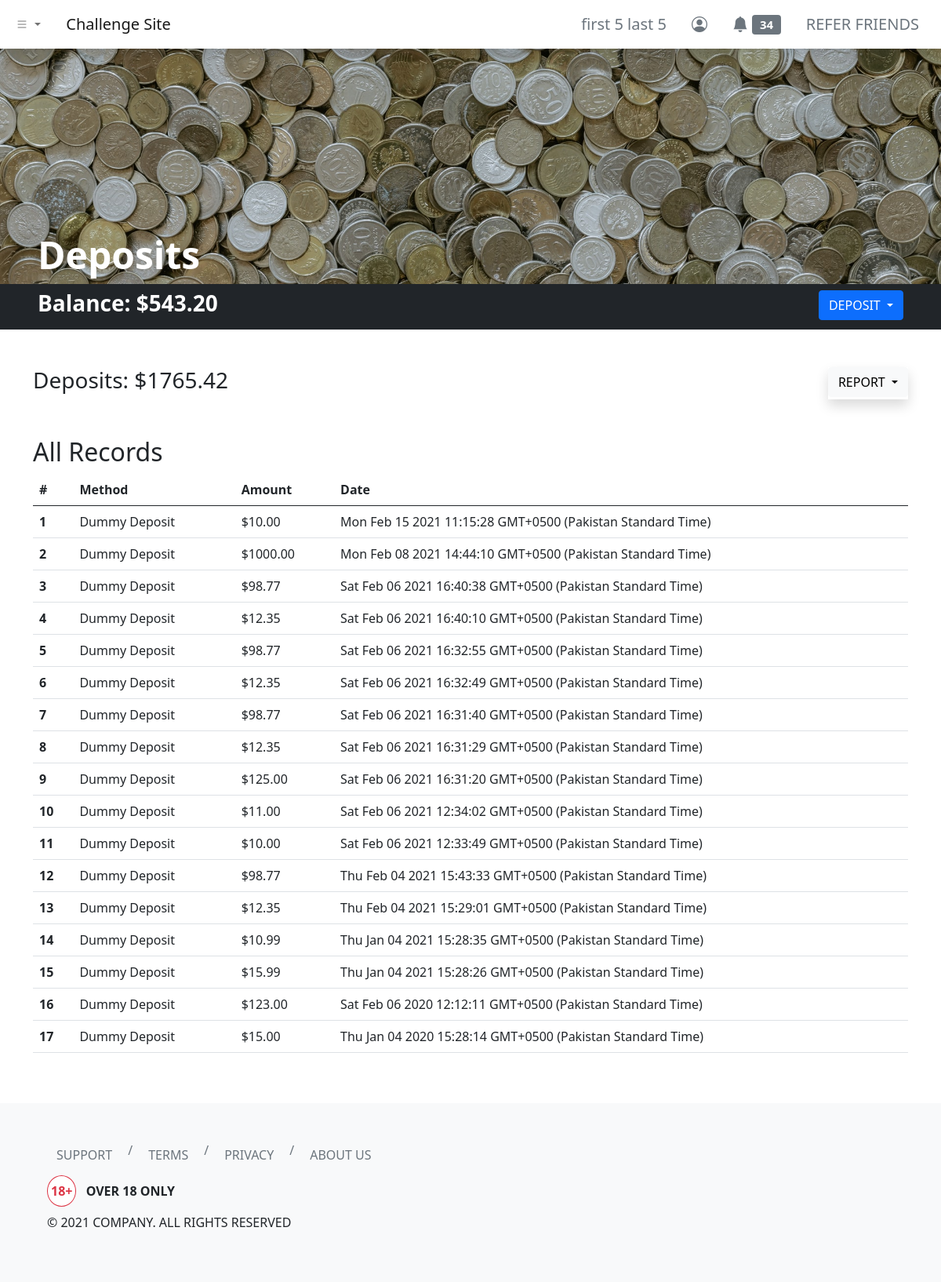
/dashboard/deposits/index.php (signed in), run on an earlier commit of the app's database.
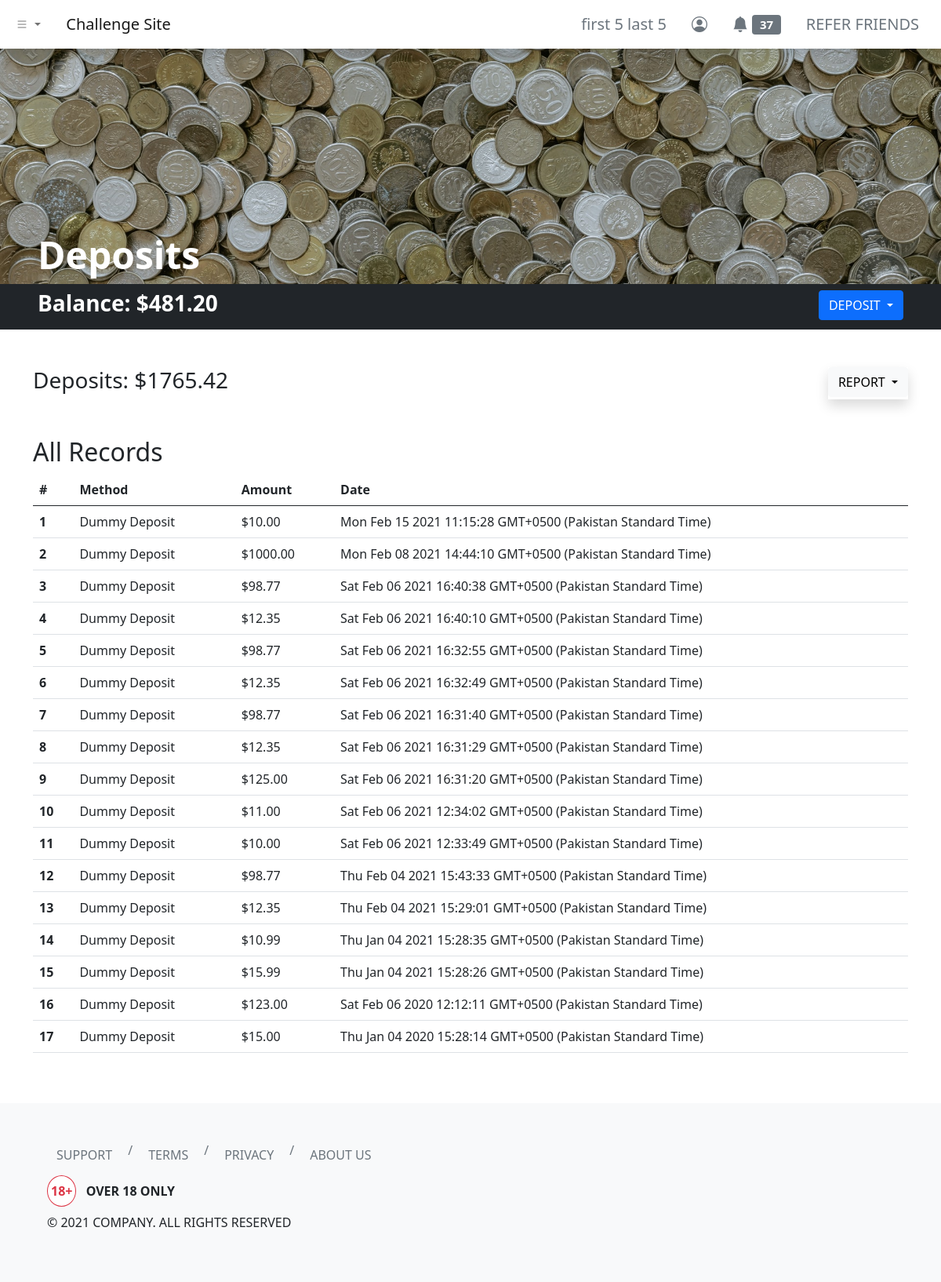
And on a later commit of the database.
### tables this page shows
CREATE TABLE `users` (
  `id` int(11) NOT NULL,
  `username` varchar(255) NOT NULL,
  `first_name` varchar(255) NOT NULL,
  `last_name` varchar(255) NOT NULL,
  `email` varchar(255) NOT NULL,
  `user_password` varchar(255) NOT NULL,
  `balance` decimal(65,30) UNSIGNED NOT NULL DEFAULT 0.000000000000000000000000000000,
  `skill_points` int(11) NOT NULL
);

### dashboard/deposits/index.php (the view, shortened to what the changed rows need)
<?php
include '../../header.php';
?>
<link rel="stylesheet" href="./index.css">
<div class="hero bg-dark d-flex align-items-end px-5">
    <h1 class="text-white display-5 fw-bold">Deposits</h1>
</div>
<div class="container-fluid bg-dark py-2 px-5">
    <div class="row">
        <div class="col d-flex justify-content-between">
            <h3 class="text-white fw-bold">Balance:
                <?php
                include_once '../../php-apis/db-config.php';
                $user_id = $_SESSION['id'];
                $sql3 = "SELECT * FROM users WHERE id=$user_id";
                $result3 = mysqli_query($conn, $sql3);
                if (mysqli_num_rows($result3) > 0) {
                    while ($row3 = mysqli_fetch_assoc($result3)) {
                        echo '$' . number_format($row3['balance'], 2, '.', '');
                    }
                } else {
                    header("Location: ../../php-apis/logout.php");
                    die();
                }
                ?>
            </h3>
            <div class="dropdown">
                <button class="btn btn-primary dropdown-toggle text-uppercase" type="button" data-bs-toggle="dropdown" aria-expanded="false">
                </button>
            </div>
        </div>
    </div>
</div>
<div class="container my-5">
    <div class="row">
        <div class="col">
            <h2 class="text-capitalize"><?php echo (isset($_GET['report-filter']) && !empty($_GET['report-filter'])) ? (str_replace("-", " ", mysqli_real_escape_string($conn, clean_input($_GET['report-filter'])))) : ("All") ?> Records</h2>
            <table class="table">
                <thead>
                    <tr>
                        <th scope="col">#</th>
                        <th scope="col">Method</th>
                        <th scope="col">Amount</th>
                        <th scope="col">Date</th>
                    </tr>
                </thead>
                <tbody>
                    <?php
                    if (isset($_GET['report-filter']) && !empty($_GET['report-filter'])) {
                        $reportFilter = mysqli_real_escape_string($conn, clean_input($_GET["report-filter"]));
                        switch ($reportFilter) {
                            case "current-month":
                                $sql2 = "SELECT * FROM deposit_log WHERE MONTH(server_timestamp) = MONTH(CURRENT_DATE()) AND YEAR(server_timestamp) = YEAR(CURRENT_DATE()) AND deposit_by = $user_id ORDER BY server_timestamp DESC";
                                break;
                            case "previous-month":
                                $sql2 = "SELECT * FROM deposit_log WHERE YEAR(server_timestamp) = YEAR(CURRENT_DATE() - INTERVAL 1 MONTH) AND MONTH(server_timestamp) = MONTH(CURRENT_DATE() - INTERVAL 1 MONTH) AND deposit_by = $user_id ORDER BY server_timestamp DESC";
                                break;
                            case "current-year":
                                $sql2 = "SELECT * FROM deposit_log WHERE YEAR(server_timestamp) = YEAR(CURRENT_DATE()) AND deposit_by = $user_id ORDER BY server_timestamp DESC";
                                break;
                            case "all":
                                $sql2 = "SELECT * FROM deposit_log WHERE deposit_by = $user_id ORDER BY server_timestamp DESC";
                                break;
                            default:
                                $sql2 = "SELECT * FROM deposit_log WHERE deposit_by = $user_id ORDER BY server_timestamp DESC";
                        }
                    } else {
                        $sql2 = "SELECT * FROM deposit_log WHERE deposit_by = $user_id ORDER BY server_timestamp DESC";
                    }
                    $result2 = mysqli_query($conn, $sql2);
                    if (mysqli_num_rows($result2) > 0) {
                        $count = 1;
                        while ($row2 = mysqli_fetch_assoc($result2)) {
                    ?>
                            <tr>
                                <th scope="row"><?php echo $count; ?></th>
                            </tr>
                        <?php
                            $count++;
                        }
                    } else {
                        ?>
                        <tr>
                            <td colspan="4" class="text-center text-danger">No Records Found!</td>
                        </tr>
                    <?php } ?>
                </tbody>
            </table>
        </div>
    </div>
</div>
<?php
include '../../footer.php';
?>

### header.php (shortened to what the changed rows need)
<?php
function urlPrefix()
{
    if (basename(getcwd()) === basename(__DIR__)) {
        return './';
    } elseif (basename(dirname(getcwd())) === basename(__DIR__)) {
        return '../';
    } elseif (basename(dirname(dirname(getcwd()))) === basename(__DIR__)) {
        return '../../';
    } elseif (basename(dirname(dirname(dirname(getcwd())))) === basename(__DIR__)) {
        return '../../../';
    } else {
        return './';
    }
}
?>
<!DOCTYPE html>
<html lang="en">
<head>
    <link href="https://cdn.jsdelivr.net/npm/bootstrap@5.0.0-beta2/dist/css/bootstrap.min.css" rel="stylesheet">
    <link rel="stylesheet" href="https://cdn.jsdelivr.net/npm/bootstrap-icons@1.3.0/font/bootstrap-icons.css">
</head>
<body>
    <nav class="navbar navbar-expand-sm navbar-light bg-white shadow">
        <div class="container-fluid">
            <div class="collapse navbar-collapse" id="navbarNavDropdown">
                <ul class="navbar-nav ms-auto">
                    <?php if (isset($_SESSION['id'])) { ?>
                        <li class="nav-item">
                            <a class="btn btn-lg btn-outline-secondary border-0" aria-current="page" href="<?php echo urlPrefix() . 'dashboard/profile/'; ?>">
                                <?php
                                include_once urlPrefix() . 'php-apis/db-config.php';
                                $user_id = $_SESSION['id'];
                                $sql = "SELECT * FROM users WHERE id=$user_id";
                                $result = mysqli_query($conn, $sql);
                                if (mysqli_num_rows($result) > 0) {
                                    while ($row = mysqli_fetch_assoc($result)) {
                                        echo $row['first_name'] . ' ' . $row['last_name'];
                                    }
                                } else {
                                    header("Location: " . urlPrefix() . "php-apis/logout.php");
                                    die();
                                }
                                ?>
                            </a>
                        </li>
                        <li class="nav-item">
                            <a class="btn btn-lg btn-outline-secondary border-0" aria-current="page" href="<?php echo urlPrefix() . 'dashboard/notifications/'; ?>">
                                <i class="bi bi-bell-fill"></i>
                                <span class="badge bg-secondary">
                                    <?php
                                    $sql2 = "SELECT COUNT(*) AS unread_notifs FROM notifications WHERE notif_for = $user_id AND notif_status = 'unread'";
                                    $result2 = mysqli_query($conn, $sql2);
                                    if (mysqli_num_rows($result2) > 0) {
                                        while ($row2 = mysqli_fetch_assoc($result2)) {
                                            echo $row2['unread_notifs'];
                                        }
                                    } else {
                                        echo "0";
                                    }
                                    ?>
                                </span>
                            </a>
                        </li>
                    <?php } else { ?>
                        <li class="nav-item">
                            <a class="btn btn-lg btn-outline-secondary border-0" aria-current="page" href="<?php echo urlPrefix() . 'login/'; ?>">ENTER</a>
                        </li>
                    <?php } ?>
                </ul>
            </div>
        </div>
    </nav>

What changed in the data, as far as the page shows it:
changed users "first 5": balance "543.20" → "481.20"
Also different on the page:
new list line: "37"
list line gone: "34"
